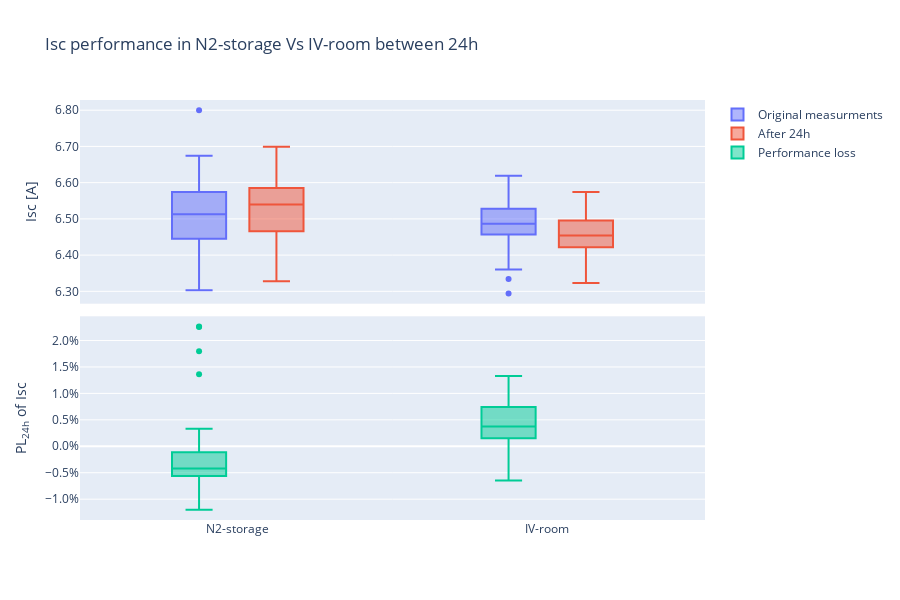

Notebook cell for this chart:
### Markdown cell above
# Check Isc values

### Code cell
Cell_degradation_test_23_I = Cell_degradation_test_23[Cell_degradation_test_23['PL-Isc'] < 0.1]
Cell_degradation_test_23_I = Cell_degradation_test_23_I[Cell_degradation_test_23_I['PL-Isc'] > -0.1]

fig_Cd_23_I = make_subplots(rows=2, cols=1,shared_xaxes = True,vertical_spacing=0.03)

fig_Cd_23_I.add_trace(
    go.Box(y=Cell_degradation_test_23_I['Isc [A]'], x = Cell_degradation_test_23_I["Storage"], 
           name = "Original measurments", offsetgroup = "A"),
    row=1, col=1
)

fig_Cd_23_I.add_trace(
    go.Box(y=Cell_degradation_test_23_I['Isc [A].1'], x = Cell_degradation_test_23_I["Storage"], 
           name = "After 24h", offsetgroup = "B"),
    row=1, col=1
)


fig_Cd_23_I.add_trace(
    go.Box(y=Cell_degradation_test_23_I['PL-Isc'], x = Cell_degradation_test_23_I["Storage"], 
           name = "Performance loss", offsetgroup = "A"),
    row=2, col=1
)

fig_Cd_23_I.update_layout(title = "Isc performance in N2-storage Vs IV-room between 24h",
    boxmode='group', height=600, width=900, boxgap=0.5,
                     yaxis=dict(title="Isc [A]", tickformat=".2f"),
                     yaxis2=dict(title="PL<sub>24h</sub> of Isc" ,dtick=0.005,tickformat = ',.1%')
                    ) 
fig_Cd_23_I.show()
fig_Cd_23_I.write_image("3.2.1 Isc performance in N2-storage Vs IV-room between 24h.png", scale=3, width=900, height=600)

### Figure 1 — Plotly figure (JSON) as saved in the notebook; plotly's stock layout.template omitted (floating-point values rounded to 4 significant figures; data arrays with more than 128 entries replaced by an {"elided": "..."} marker saying what was removed)
{"data": [{"name": "Original measurments", "offsetgroup": "A", "type": "box", "x": {"elided": "144 str values"}, "xaxis": "x", "y": {"elided": "144 float values"}, "yaxis": "y"}, {"name": "After 24h", "offsetgroup": "B", "type": "box", "x": {"elided": "144 str values"}, "xaxis": "x", "y": {"elided": "144 float values"}, "yaxis": "y"}, {"name": "Performance loss", "offsetgroup": "A", "type": "box", "x": {"elided": "144 str values"}, "xaxis": "x2", "y": {"elided": "144 float values"}, "yaxis": "y2"}], "layout": {"boxgap": 0.5, "boxmode": "group", "height": 600, "title": {"text": "Isc performance in N2-storage Vs IV-room between 24h"}, "width": 900, "xaxis": {"anchor": "y", "domain": [0, 1], "matches": "x2", "showticklabels": false}, "xaxis2": {"anchor": "y2", "domain": [0, 1]}, "yaxis": {"anchor": "x", "domain": [0.515, 1], "tickformat": ".2f", "title": {"text": "Isc [A]"}}, "yaxis2": {"anchor": "x2", "domain": [0, 0.485], "dtick": 0.005, "tickformat": ",.1%", "title": {"text": "PL<sub>24h</sub> of Isc"}}}}
